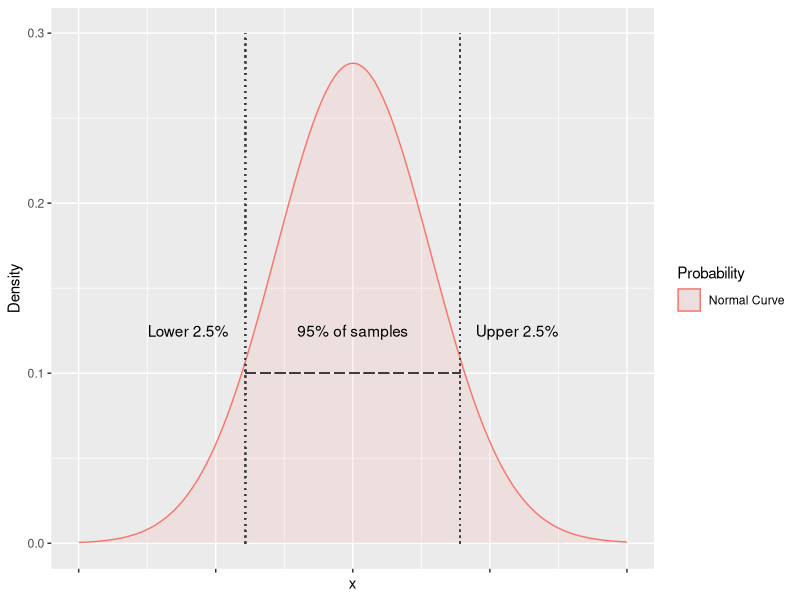
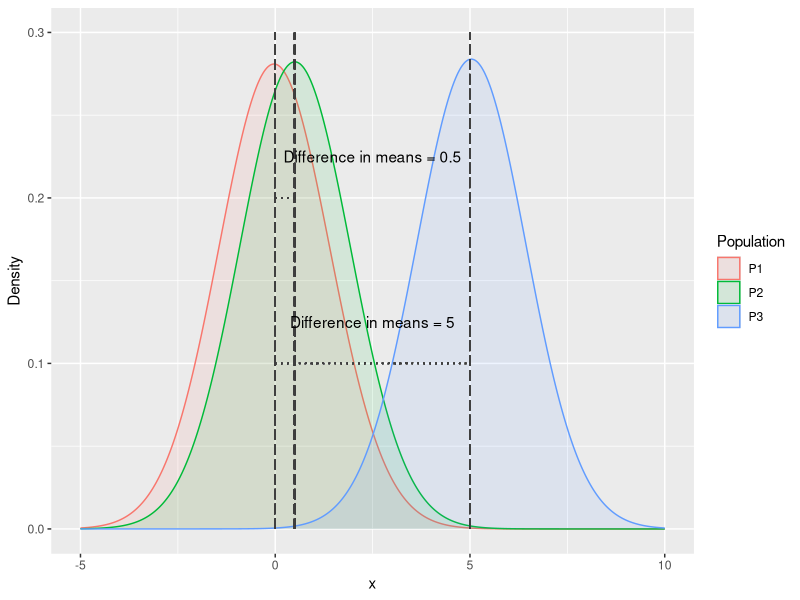
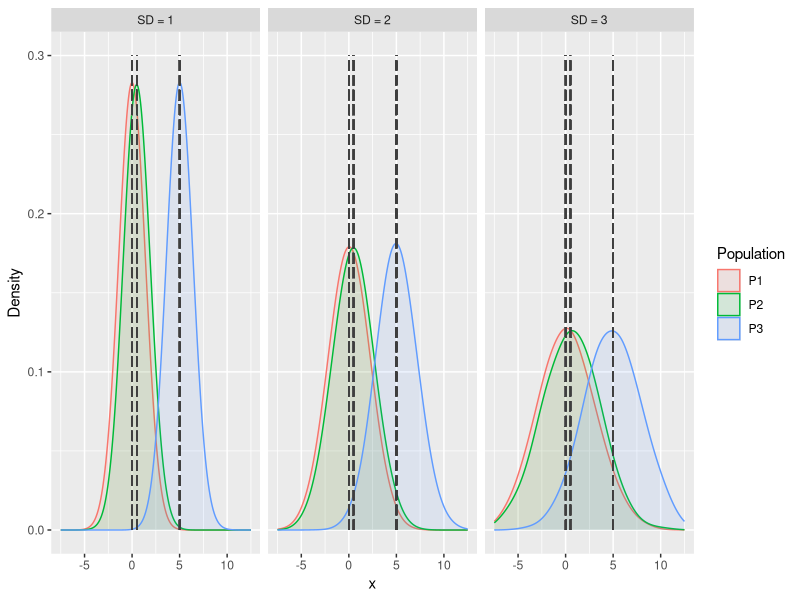
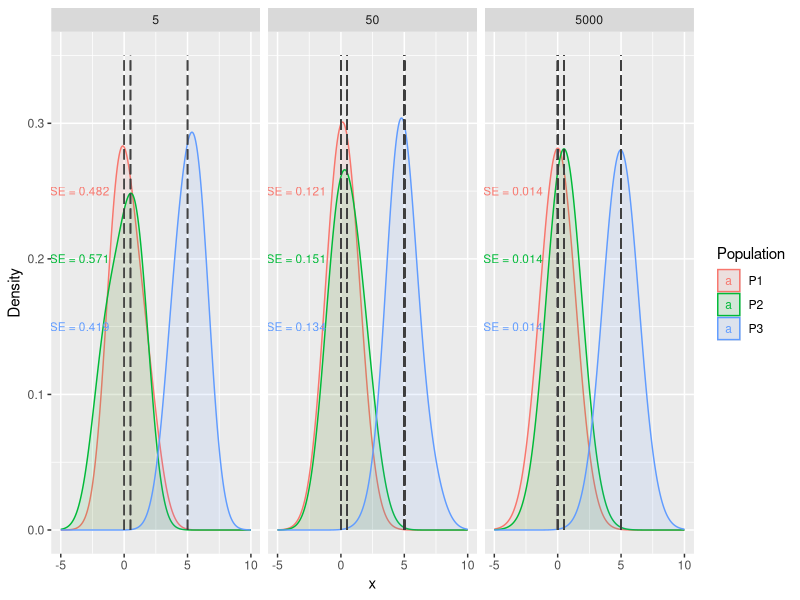
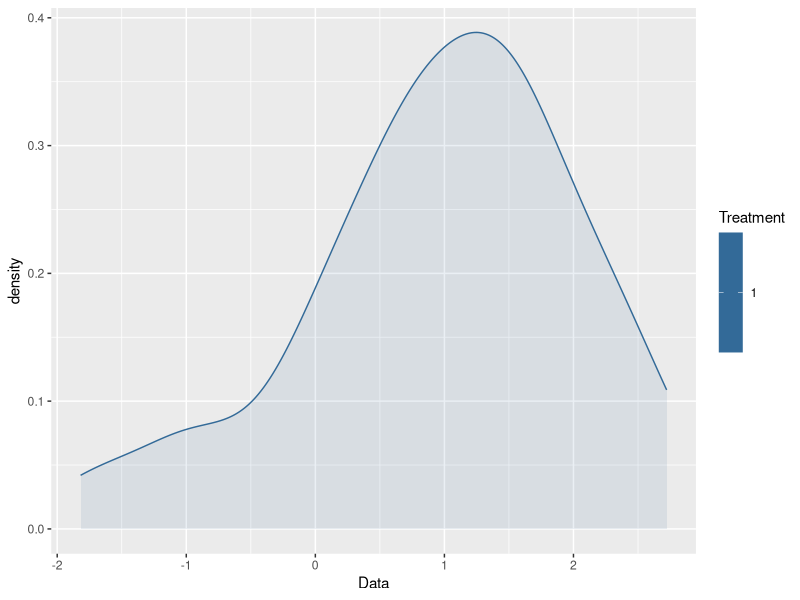
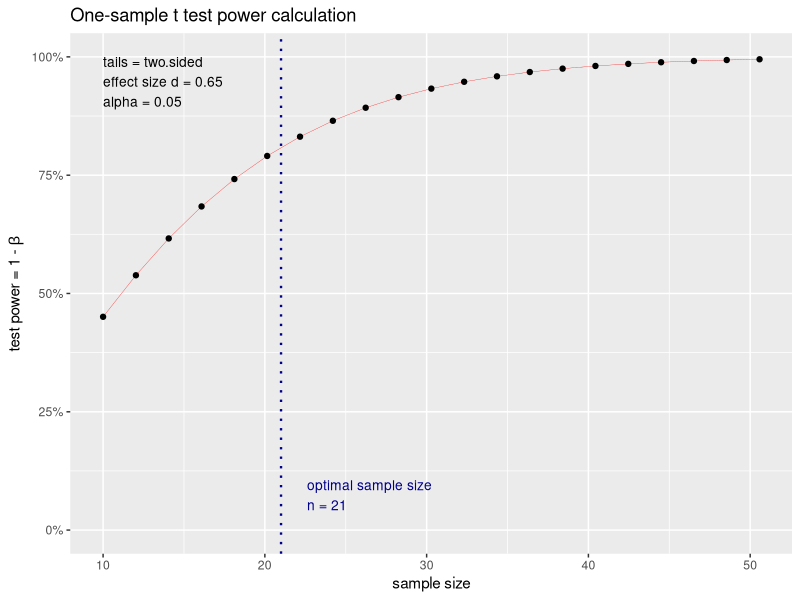
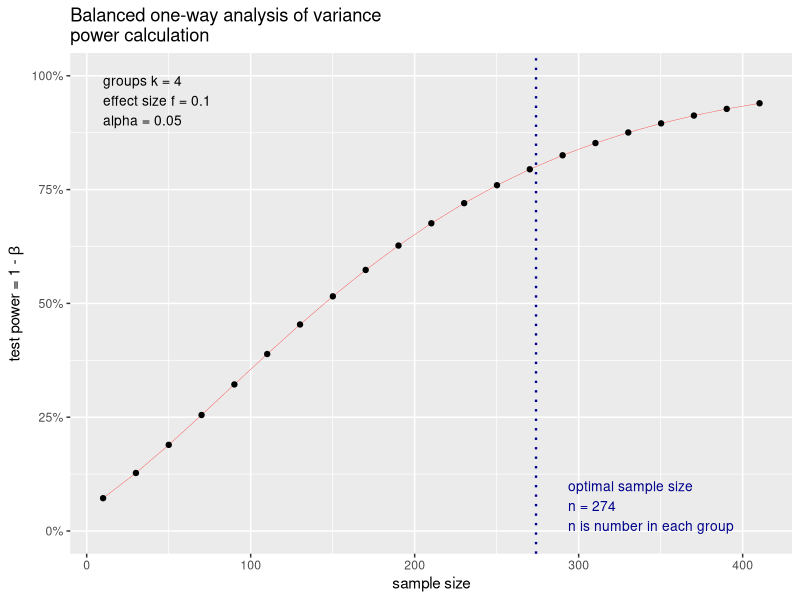
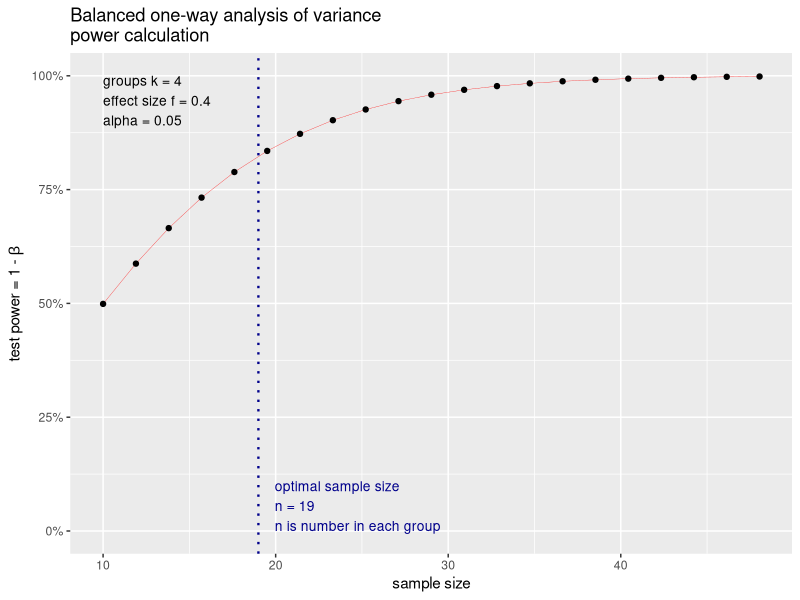

Source code (R) for these figures, in order:
## ---- chunk 1
library(tidyverse)

ddat <- data.frame(x = rnorm(5000, 0, 1), Probability = rep("Normal Curve", 5000))

ggplot(ddat, aes(x, fill = Probability, colour = Probability)) +
  geom_density(alpha = 0.1, bw = 1) +
  theme(axis.text.x = element_blank()) +
  geom_segment(aes(x = 1.96, y = 0, xend = 1.96, yend = 0.3), col = "gray25", size = 0.5, alpha = .2, linetype = 3) +
  geom_segment(aes(x = -1.96, y = 0, xend = -1.96, yend = 0.3), col = "gray25", size = 0.5, alpha = .2, linetype = 3) +
  geom_segment(aes(x = -1.96, y = 0.1, xend = 1.96, yend = 0.1), col = "gray25", size = 0.5, alpha = .2, linetype = 5) +
  annotate("text", x = 0, y = 0.125, label = "95% of samples") +
  annotate("text", x = 3, y = 0.125, label = "Upper 2.5%") +
  annotate("text", x = -3, y = 0.125, label = "Lower 2.5%") +
  ylab("Density") +
  xlim(-5,5)
## ---- chunk 2
#library(tidyverse)

ddat <- data.frame(x = c(rnorm(5000, 0, 1), rnorm(5000, 0.5, 1), rnorm(5000, 5, 1)), Population = c(rep("P1", 5000), rep("P2", 5000), rep("P3", 5000)))

ggplot(ddat, aes(x, fill = Population, colour = Population)) +
  geom_density(alpha = 0.1, bw = 1) +
  geom_segment(aes(x = 0, y = 0, xend = 0, yend = 0.3), col = "gray25", size = 0.5, alpha = .2, linetype = 5) +
  geom_segment(aes(x = 0.5, y = 0, xend = 0.5, yend = 0.3), col = "gray25", size = 0.5, alpha = .2, linetype = 5) +
  geom_segment(aes(x = 5, y = 0, xend = 5, yend = 0.3), col = "gray25", size = 0.5, alpha = .2, linetype = 5) +
  geom_segment(aes(x = 0, y = 0.1, xend = 5, yend = 0.1), col = "gray25", size = 0.5, alpha = .2, linetype = 3) +
  annotate("text", x = 2.5, y = 0.125, label = "Difference in means = 5") +
  geom_segment(aes(x = 0, y = 0.2, xend = 0.5, yend = 0.2), col = "gray25", size = 0.5, alpha = .2, linetype = 3) +
  annotate("text", x = 2.5, y = 0.225, label = "Difference in means = 0.5") +
  ylab("Density") +
  xlim(-5,10)
## ---- chunk 3
#| fig-height: 4

#library(tidyverse)

ddat <- rbind(data.frame(x = c(rnorm(5000, 0, 1), rnorm(5000, 0.5, 1), rnorm(5000, 5, 1)), Population = c(rep("P1", 5000), rep("P2", 5000), rep("P3", 5000)), variability = "SD = 1"), data.frame(x = c(rnorm(5000, 0, 2), rnorm(5000, 0.5, 2), rnorm(5000, 5, 2)), Population = c(rep("P1", 5000), rep("P2", 5000), rep("P3", 5000)), variability = "SD = 2"), data.frame(x = c(rnorm(5000, 0, 3), rnorm(5000, 0.5, 3), rnorm(5000, 5, 3)), Population = c(rep("P1", 5000), rep("P2", 5000), rep("P3", 5000)), variability = "SD = 3"))

ggplot(ddat, aes(x, fill = Population, colour = Population)) +
  geom_density(alpha = 0.1, bw = 1) +
  geom_segment(aes(x = 0, y = 0, xend = 0, yend = 0.3), col = "gray25", size = 0.5, alpha = .2, linetype = 5) +
  geom_segment(aes(x = 0.5, y = 0, xend = 0.5, yend = 0.3), col = "gray25", size = 0.5, alpha = .2, linetype = 5) +
  geom_segment(aes(x = 5, y = 0, xend = 5, yend = 0.3), col = "gray25", size = 0.5, alpha = .2, linetype = 5) +
  ylab("Density") +
  xlim(-7.5,12.5)  +
  facet_wrap(vars(variability))
## ---- chunk 4
#| fig-height: 4
#library(tidyverse)

ddat <- rbind(data.frame(x = c(rnorm(5000, 0, 1), rnorm(5000, 0.5, 1), rnorm(5000, 5, 1)), Population = c(rep("P1", 5000), rep("P2", 5000), rep("P3", 5000)), Sample = 5000), data.frame(x = c(rnorm(50, 0, 1), rnorm(50, 0.5, 1), rnorm(50, 5, 1)), Population = c(rep("P1", 50), rep("P2", 50), rep("P3", 50)), Sample = 50), data.frame(x = c(rnorm(5, 0, 1), rnorm(5, 0.5, 1), rnorm(5, 5, 1)), Population = c(rep("P1", 5), rep("P2", 5), rep("P3", 5)), Sample = 5))

ss <- ggplot(ddat, aes(x, fill = Population, colour = Population)) +
  geom_density(alpha = 0.1, bw = 1) +
  geom_segment(aes(x = 0, y = 0, xend = 0, yend = 0.35), col = "gray25", size = 0.5, alpha = .2, linetype = 5) +
  geom_segment(aes(x = 0.5, y = 0, xend = 0.5, yend = 0.35), col = "gray25", size = 0.5, alpha = .2, linetype = 5) +
  geom_segment(aes(x = 5, y = 0, xend = 5, yend = 0.35), col = "gray25", size = 0.5, alpha = .2, linetype = 5) +
  ylab("Density") +
  xlim(-5,10) +
  facet_wrap(vars(Sample))

ss_labels <- ddat %>% group_by(Sample, Population) %>% summarize(sd = sd(x)) %>% mutate(se = round(sd/sqrt(Sample), 3)) %>% mutate(label = paste0("SE = ", se))
  
p1_lab <- filter(ss_labels, Population == "P1")
p2_lab <- filter(ss_labels, Population == "P2")
p3_lab <- filter(ss_labels, Population == "P3")

ss +
  geom_text(x = -3.5, y = 0.25, aes(label = label), data = p1_lab, size = 3) +
  geom_text(x = -3.5, y = 0.2, aes(label = label), data = p2_lab, size = 3) +
  geom_text(x = -3.5, y = 0.15, aes(label = label), data = p3_lab, size = 3)
## ---- chunk 5
set.seed(10403)
## ---- chunk 6
dat <- rnorm(n = 50, # set the sample size
             mean = 1, # set the mean to = 1
             sd = 1) # set the standard deviation to = 1
## ---- chunk 7

df <- data.frame(Data = dat, Treatment = 1)

head(df)
## ---- chunk 8
ggplot(df, aes(Data, fill = Treatment, colour = Treatment)) +
  geom_density(alpha = 0.1)
## ---- chunk 9
t.test(x = df$Data, # set our vector of data values
       alternative = "two.sided", # specify the alternative hypothesis (which in this case is "not zero" so it is two-sided (verses "greater" or "less"))
       mu = 0) # set the "true value" of the mean 
## ---- chunk 10
t.test(x = df$Data, # set our vector of data values
       alternative = "two.sided", # specify the alternative hypothesis
       mu = 0.5) # set the "true value" of the mean 
## ---- chunk 11
# Make new data with greater variability (standard deviation = 2)
df <- data.frame(Data = 
                  rnorm(n = 50, # set the sample size
                        mean = 1, # set the mean
                        sd = 2), # set bigger standard deviation
                 Treatment = 1)

# Run t-test
t.test(x = df$Data,
       alternative = "two.sided", 
       mu = 0.5)
## ---- chunk 12
# Make new data with greater sample size (n = 100)
df <- data.frame(Data = 
                  rnorm(n = 100, # set the sample size
                        mean = 1, # set the mean
                        sd = 2), # set bigger standard deviation
                 Treatment = 1)

# Run t-test
t.test(x = df$Data,
       alternative = "two.sided", 
       mu = 0.5)
## ---- chunk 13
library(pwr)

pwr.t.test(d = 0.8,
           n = NULL,
           sig.level = 0.05,
           power = 0.8,
           type = "one.sample", 
           alternative = "two.sided")
## ---- chunk 14
mean(df$Data)
## ---- chunk 15
sd(df$Data)
## ---- chunk 16
mean(df$Data)/sd(df$Data)
## ---- chunk 17
pwr.t.test(d = 0.65,
           n = NULL,
           sig.level = 0.05,
           power = 0.8,
           type = "one.sample", 
           alternative = "two.sided")
## ---- chunk 18
pwr.t.test(d = 0.65,
           n = NULL,
           sig.level = 0.05,
           power = 0.8,
           type = "one.sample", 
           alternative = "two.sided") %>%
  plot()
## ---- chunk 19
cohen.ES(test = "t", size = "medium")
## ---- chunk 20
str(cohen.ES(test = "t", size = "medium"))
## ---- chunk 21
cohen.ES(test = "t", size = "medium")$effect.size
## ---- chunk 22
pwr.anova.test(f = cohen.ES(test = "anov", size = "small")$effect.size,
               k = 4,
               power = 0.80,
               sig.level = 0.05) %>%
  plot
## ---- chunk 23
pwr.anova.test(f = cohen.ES(test = "anov", size = "large")$effect.size,
               k = 4,
               power = 0.80,
               sig.level = 0.05) %>%
  plot
## ---- chunk 24
pwr.chisq.test(w = cohen.ES(test = "chisq", size = "small")$effect.size,
              df = 1,
              power = 0.80,
              sig.level = 0.05) %>%
  plot()
## ---- chunk 25
pwr.chisq.test(w = cohen.ES(test = "chisq", size = "large")$effect.size,
              df = 1,
              power = 0.80,
              sig.level = 0.05) %>%
  plot()
## ---- chunk 26
pwr.r.test(r = cohen.ES(test = "r", size = "small")$effect.size,
           power = 0.80,
           sig.level = 0.05,
           alternative = "two.sided") %>%
  plot()
## ---- chunk 27
pwr.r.test(r = cohen.ES(test = "r", size = "large")$effect.size,
           power = 0.80,
           sig.level = 0.05,
           alternative = "two.sided") %>%
  plot()
## ---- chunk 28
pwr.f2.test(u = 1,
            v = NULL,
            f2 = cohen.ES(test = "f2", size = "small")$effect.size,
            power = 0.8,
            sig.level = 0.05)
## ---- chunk 29
pwr.f2.test(u = 1,
            v = NULL,
            f2 = cohen.ES(test = "f2", size = "large")$effect.size,
            power = 0.8,
            sig.level = 0.05)
